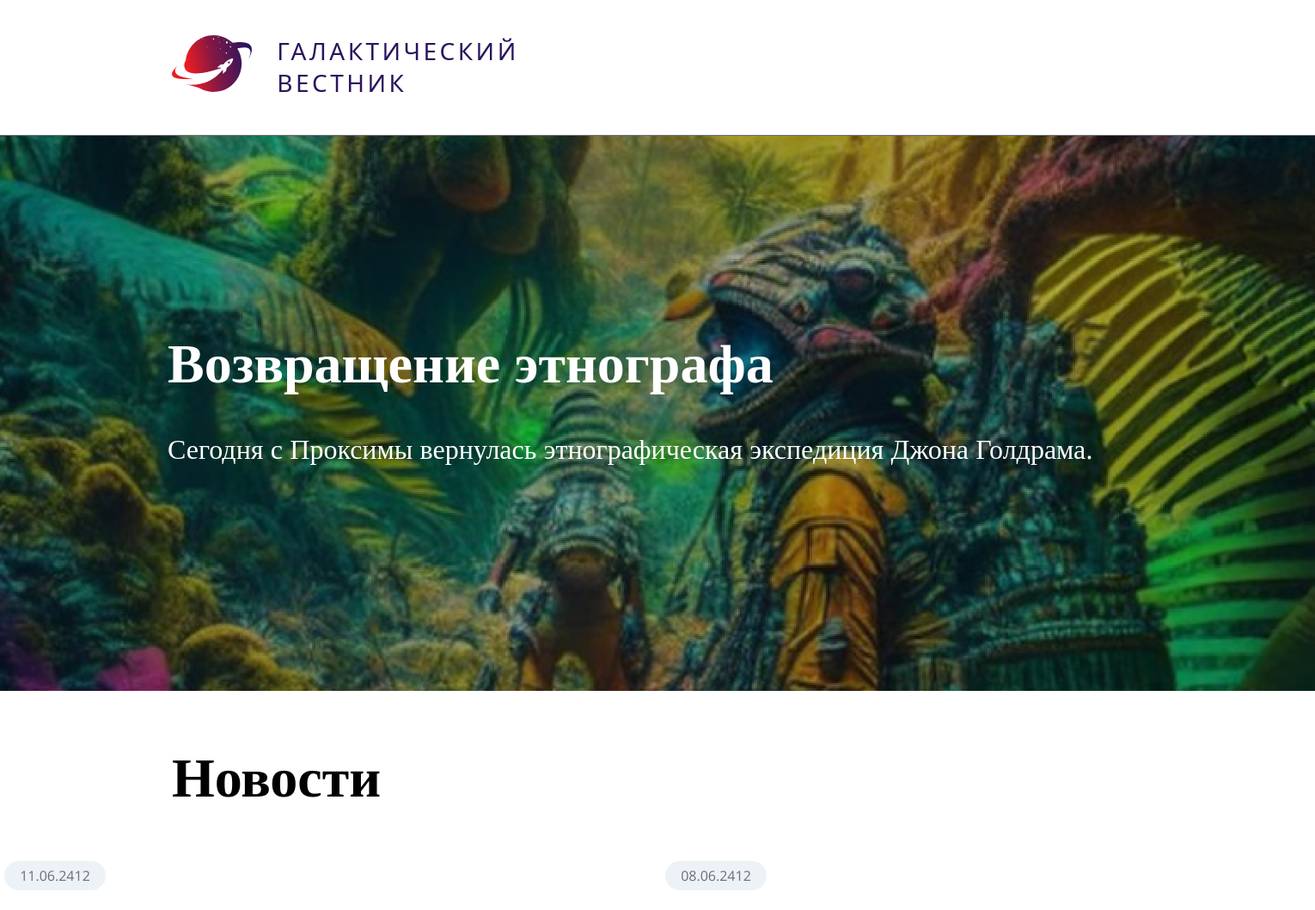
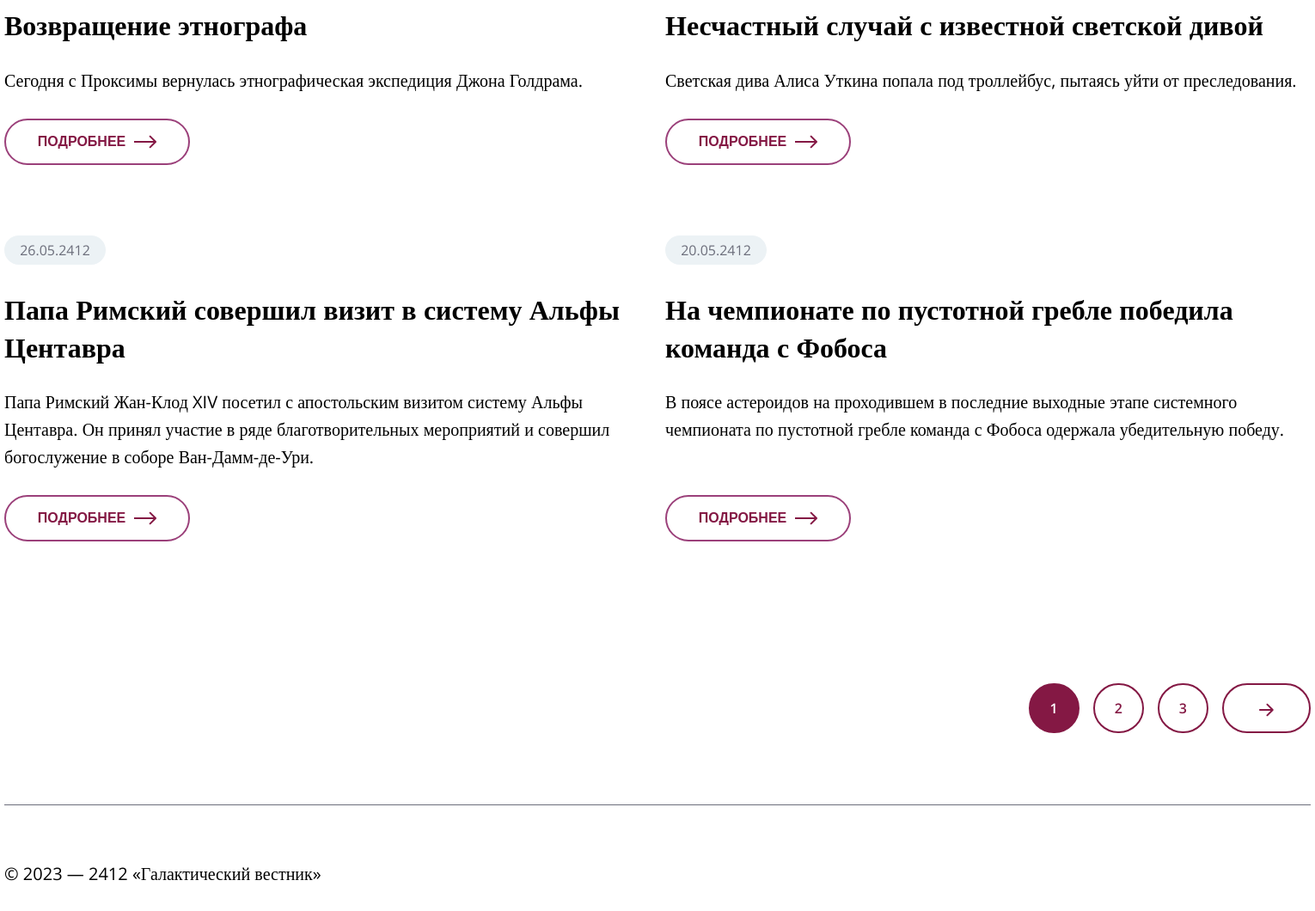
Screenshot of /listNews?page=1 with the database file from the repository (2 pictures, top to bottom).
### tables this page shows
CREATE TABLE `news` (
  `id` int(11) unsigned NOT NULL AUTO_INCREMENT,
  `date` datetime NULL DEFAULT NULL,
  `title` varchar(250) NOT NULL DEFAULT '',
  `announce` text NULL DEFAULT NULL,
  `content` text NULL DEFAULT NULL,
  `image` varchar(250) NOT NULL DEFAULT '',
  PRIMARY KEY (`id`),
  KEY `id` (`id`),

  KEY `idx_news_date` (`date`));

### app/core/view.php (called while the page is built)
<?php
class View{
    function generate($content_view, $template_view, $data = null, $page = null){
        include 'app/views/'.$template_view;
    }
}

### app/controllers/listNews.php (called while the page is built)
<?php
class Controller_ListNews extends Controller{
    function __construct(){
        $this->model = new Model_Articles();
        $this->view = new View();
    }
    function info($page){
        $data = $this->model->getPageData($page);
        $this->view->generate('listNews.php', 'template.php', $data, $page);
    }
}

### app/core/route.php (called while the page is built, shortened)
<?php
class Route{
    static function start()
    {
        include "app/models/articles.php";
        $query = $_SERVER['QUERY_STRING'];
        (!empty($query) && preg_match('/(id|page)=\d*/', $query)) ?
            $id = (int)explode('=', $query)[1] :
            Route::redirect();
        $controller = new $controller_name;
        $controller->info($id);
    }
}

### index.php (called while the page is built, shortened)
<?php
require_once 'app/core/view.php';
require_once 'app/core/route.php';
Route::start();

### app/models/articles.php (called while the page is built, shortened)
<?php
class Model_Articles {
    private $db;
    function __construct() {
        $host="localhost";
        $db = "news";
        $user="root";
        $pass="rootrootroot!";
        $this->db = new MySQLi($host, $user, $pass, $db);
        $this->db->set_charset('utf8mb4');
    }
    public function getPageData($page){
        $result = [];
        $responce = $this->db->query("
        SELECT `id`, `date`, `title`, `announce`, `image`
        FROM news
        ORDER BY `date` DESC
        LIMIT 1;
        ");
        array_push($result ,$responce->fetch_assoc());
        $start_id = ($page-1)*4;
        $responce = $this->db->query("
        SELECT `id`, `date`, `title`, `announce`
        FROM news
        ORDER BY `date` DESC
        LIMIT $start_id, 5;
        ");
        while ($row = $responce->fetch_assoc()) {
            array_push($result ,$row);
        }
        if(count($result) === 6){
            array_pop($result);
            array_push($result, false);
        } else {
            array_push($result, true);
        }
        return $result;
    }
}

### app/views/listNews.php (the view)
<?php
$lastArticle = array_shift($data);
echo "
<a href='/articles?id=$lastArticle[id]'>
    <div class='ban-image' style='background-image: linear-gradient(0deg, rgba(0, 0, 0, 0.3), rgba(0, 0, 0, 0.3)), url(\"public/images/$lastArticle[image]\");'>
        <h1>$lastArticle[title]</h1>
        <p>$lastArticle[announce]</p>
    </div>
</a>
";
?>
<h1 class='mainWord'>Новости</h1>
<div class='newsBlock'>
<?php
$isLast = array_pop($data);
foreach ($data as &$value) {
    $value['date'] = date('d.m.Y', strtotime($value['date']));
    echo "
    <a href='/articles?id=$value[id]'>
        <div class='article'>
            <div class='date'>$value[date]</div>
            <h2>$value[title]</h2>
            $value[announce]
            <button>Подробнее <img src='/public/icons/Arrow.svg'></button>
        </div>
    </a>
    ";
}
echo "<div class='nav'>";
if (!$isLast) {
    $pg = $page+1;
    echo "<a href='listNews?page=$pg' class='arrowNav linkable'><img src='public/icons/ShortArrow.svg'></a>";
}
$nav = [];
if($page === 1) {
    $nav = [[3, true], [2, true], [1, false]];
} else {
    $nav = $isLast ?
        [[$page, false], [$page-1, true], [$page-2, true]] :
        [[$page+1, true], [$page, false], [$page-1,true]];
}
for($i = 0; $i < count($nav); $i++){
    $pg = $nav[$i][0];
    echo $nav[$i][1] ?
        "<a href='listNews?page=$pg' class='linkable'><div>$pg</div></a>" :
        "<a class='current'>$pg</a>";
}
echo "</div>";
?>
</div>

### public/css/style.css (style rules this page uses)
body { font-family: "Open Sans"; font-style: normal; font-weight: 400; margin: 0px; font-size: 20px; line-height: 160%; --sideMargins: 200px; --anination-time: 0.23s ease-in-out; --brand-color: #841844; --body-text: #000000; --color1: #6c6e7b; }
h1 { font-style: normal; font-weight: 600; font-size: 64px; line-height: 140%; }
h2 { font-style: normal; font-weight: 600; font-size: 32px; line-height: 44px; }
p { margin: 0px; }
a.text, a { text-decoration: none; color: var(--brand-color); }
.ban-image { height: 646px; padding-left: 195px; background-position-x: center; background-position-y: center; background-repeat: no-repeat; background-size: cover; image-rendering: pixelated; transition: all var(--anination-time); }
.ban-image > h1 { margin-top: 0px; padding-top: 218px; margin-bottom: 30.33px; color: #ffffff; }
.ban-image > p { font-size: 32px; line-height: 160%; color: #ffffff; }
.mainWord { margin: 54.32px var(--sideMargins) 0px var(--sideMargins); }
.date { font-size: 16px; line-height: 22px; color: var(--color1); text-align: center; line-height: 34px; background: #ecf2f5; width: 118px; height: 34px; border-radius: 20px; margin: 0px; }
.newsBlock { max-width: 1520px; margin: 0px auto 0px auto; padding: 54.32px 0px 0px 0px; display: flex; flex-flow: wrap; gap: 30px; row-gap: 82px; }
.article { margin: 0px; position: relative; width: 739px; height: 100%; }
.article > h2 { transition: all var(--anination-time); margin-top: 30px; font-style: normal; font-weight: 600; font-size: 32px; color: var(--body-text); }
.article > p { padding-bottom: 82px; color: var(--body-text); }
a.back, .article > button { margin-top: 30px; transition: all var(--anination-time); display: flex; flex-direction: row; justify-content: center; align-items: center; padding: 16px 41px; gap: 10px; width: 216px; height: 54px; border: 2px solid #9b407a; background-color: white; border-radius: 50px; order: 3; flex-grow: 0; font-style: normal; font-weight: 600; font-size: 16px; line-height: 22px; color: var(--brand-color); text-transform: uppercase; align-self: flex-end; position: absolute; bottom: 0px; }
.article > button > img { transition: all var(--anination-time); }
.nav { margin-top: 83px; user-select: none; width: 100%; display: flex; color: var(--brand-color); flex-direction: row-reverse; align-items: flex-start; padding: 0px; gap: 16px; }
.nav > .arrowNav { width: max-content; height: max-content; padding: 16px 41px; border: 2px solid var(--brand-color); border-radius: 50px; align-items: center; }
.nav > a { font-weight: 600; font-size: 16px; line-height: 22px; text-transform: uppercase; padding: 16px 23px; border: 2px solid var(--brand-color); border-radius: 50px; }
.current { color: #ffffff; background: var(--brand-color); }
.linkable { transition: all var(--anination-time); }
.linkable > img { transition: all var(--anination-time); vertical-align: middle; }

### rows the page displays
news: image (picture), title "Возвращение этнографа", announce "Сегодня с Проксимы вернулась этнографическая экспедиция Джона Голдрама.", value "11.06.2412", value "Возвращение этнографа", value "Сегодня с Проксимы вернулась этнографическая экспедиция Джона Голдрама."
news: value "08.06.2412", title "Несчастный случай с известной светской дивой", announce "Светская дива Алиса Уткина попала под троллейбус, пытаясь уйти от преследования."
news: value "26.05.2412", title "Папа Римский совершил визит в систему Альфы Центавра", announce "Папа Римский Жан-Клод XIV посетил с апостольским визитом систему Альфы Центавра. Он принял участие в ряде благотворительных мероприятий и совершил богослужение в соборе Ван-Дамм-де-Ури."
news: value "20.05.2412", title "На чемпионате по пустотной гребле победила команда с Фобоса", announce "В поясе астероидов на проходившем в последние выходные этапе системного чемпионата по пустотной гребле команда с Фобоса одержала убедительную победу."

### other values shown
$pg "3"
$pg "2"
$pg "1"
